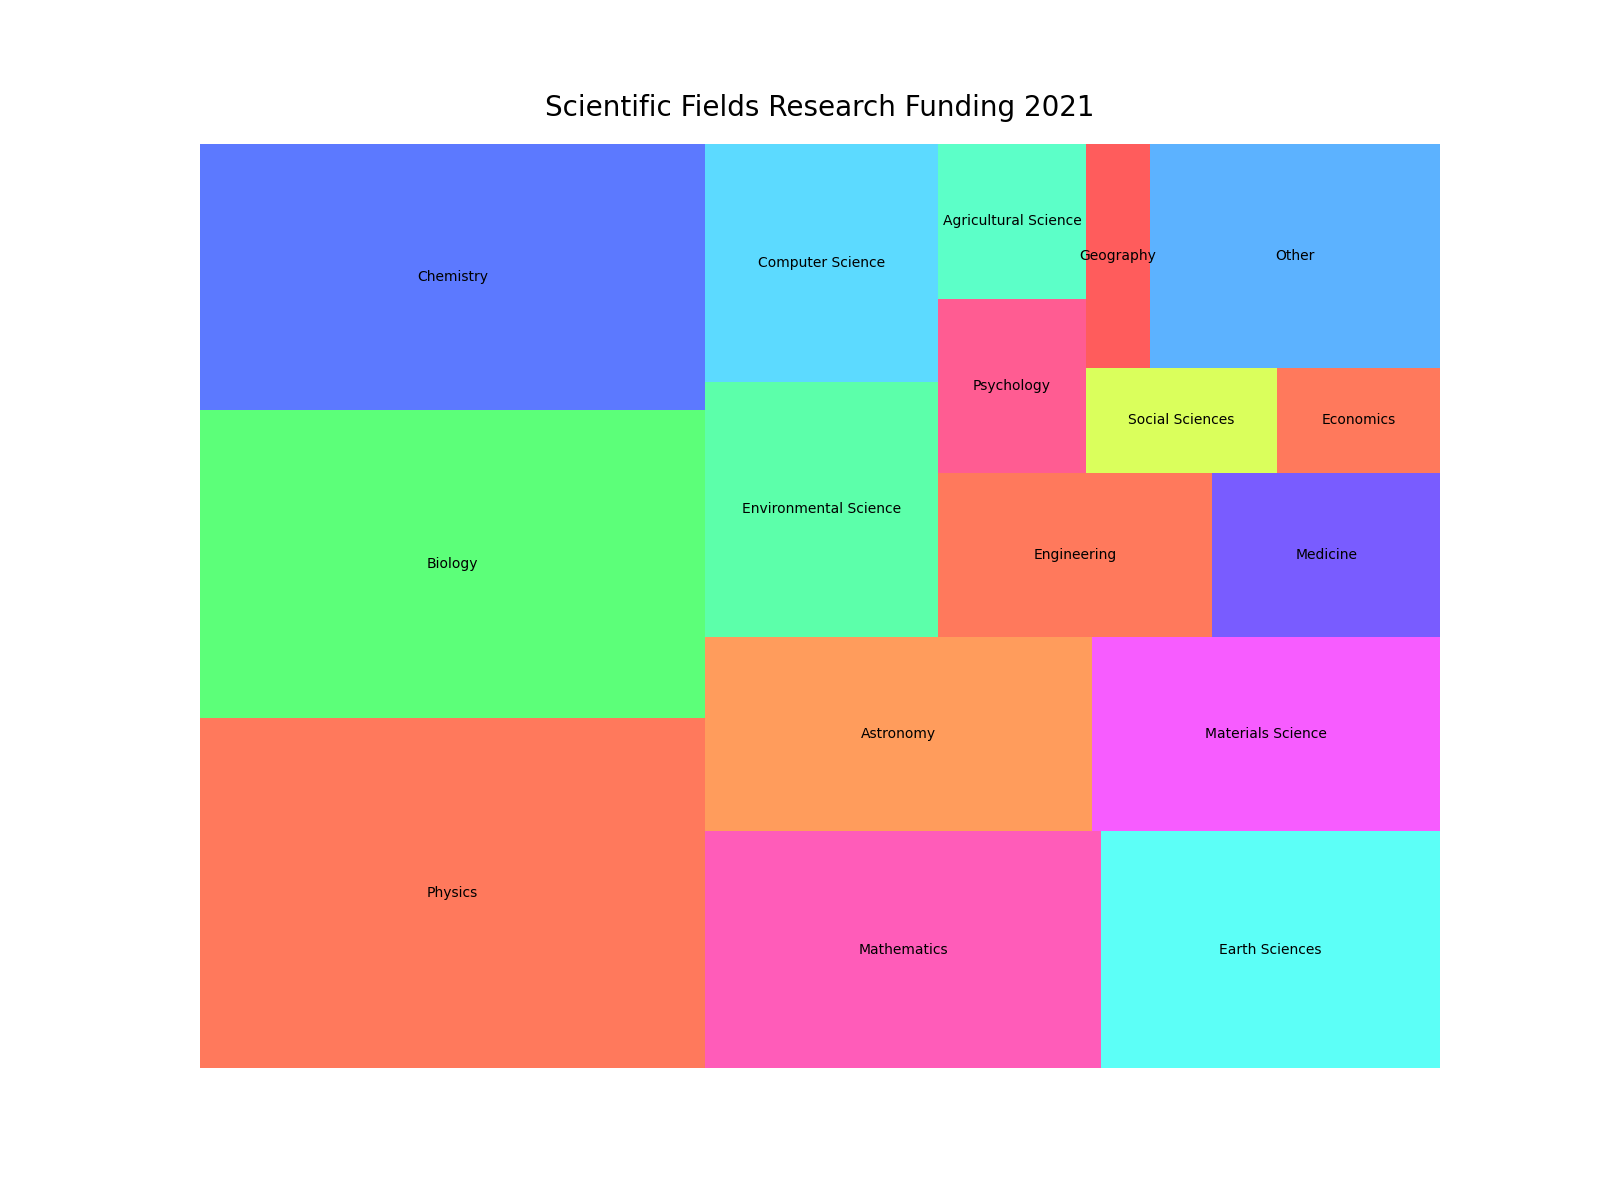

Write the Python code that produced this figure.

import matplotlib.pyplot as plt
import squarify

# Data for scientific fields' research funding
fields = ['Physics', 'Biology', 'Chemistry', 'Mathematics', 'Earth Sciences', 'Astronomy', 'Materials Science', 'Environmental Science', 'Computer Science', 'Engineering', 'Medicine', 'Psychology', 'Agricultural Science', 'Social Sciences', 'Economics', 'Geography', 'Other']
funding_percentage = [18.5, 16.3, 14.1, 9.8, 8.4, 7.9, 7.1, 6.2, 5.8, 4.7, 3.9, 2.7, 2.4, 2.1, 1.8, 1.5, 6.8]

# Custom color scheme
colors = ['#FF5733', '#33FF57', '#3357FF', '#FF33A8', '#33FFF5', '#FF8333', '#F533FF', '#33FF95', '#33D1FF', '#FF5733', '#5733FF', '#FF3377', '#33FFBB', '#D1FF33', '#FF5733', '#FF3333', '#339FFF']

# Treemap
plt.figure(figsize=(16, 12))  # Adjusting the size of the treemap
squarify.plot(sizes=funding_percentage, label=fields, color=colors, alpha=0.8)
plt.title('Scientific Fields Research Funding 2021', fontsize=20, pad=20)
plt.axis('off')  # No axes for a cleaner look

plt.show()
